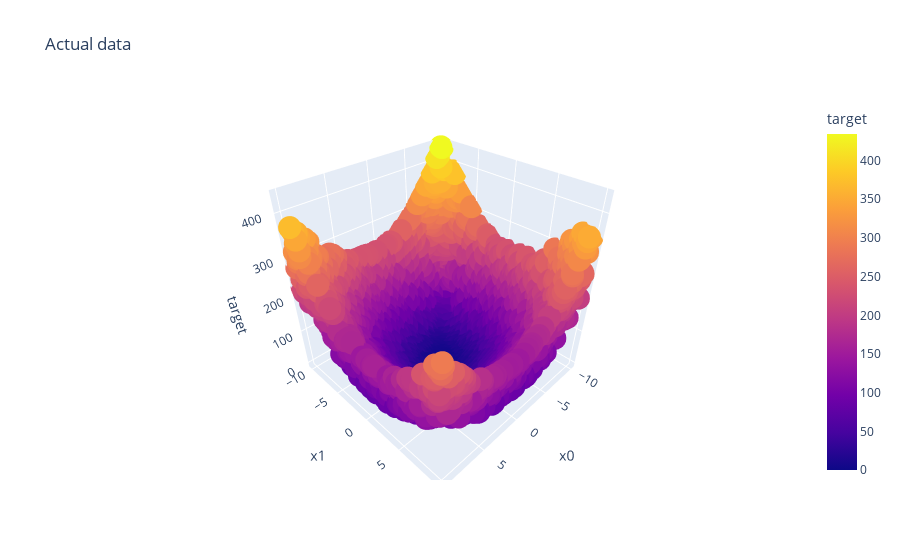

Notebook code for this chart:
### Code cell
fig = px.scatter_3d(srf, x='x0', y='x1', z='target',color='target',title='Actual data')
fig.show()

### Figure 1 — Plotly figure (JSON) as saved in the notebook; plotly's stock layout.template omitted (floating-point values rounded to 4 significant figures; data arrays with more than 128 entries replaced by an {"elided": "..."} marker saying what was removed)
{"data": [{"hovertemplate": "x0=%{x}<br>x1=%{y}<br>target=%{marker.color}<extra></extra>", "legendgroup": "", "marker": {"color": {"elided": "10000 float values"}, "coloraxis": "coloraxis", "symbol": "circle"}, "mode": "markers", "name": "", "scene": "scene", "showlegend": false, "type": "scatter3d", "x": {"elided": "10000 float values"}, "y": {"elided": "10000 float values"}, "z": {"elided": "10000 float values"}}], "layout": {"coloraxis": {"colorbar": {"title": {"text": "target"}}, "colorscale": [[0, "#0d0887"], [0.1111, "#46039f"], [0.2222, "#7201a8"], [0.3333, "#9c179e"], [0.4444, "#bd3786"], [0.5556, "#d8576b"], [0.6667, "#ed7953"], [0.7778, "#fb9f3a"], [0.8889, "#fdca26"], [1, "#f0f921"]]}, "legend": {"tracegroupgap": 0}, "scene": {"domain": {"x": [0, 1], "y": [0, 1]}, "xaxis": {"title": {"text": "x0"}}, "yaxis": {"title": {"text": "x1"}}, "zaxis": {"title": {"text": "target"}}}, "title": {"text": "Actual data"}}}
